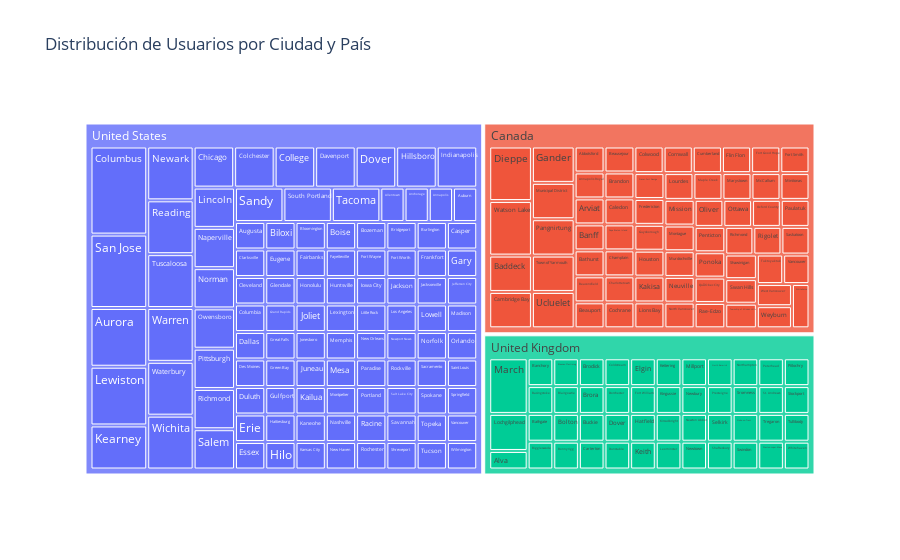

The code cell stored with this chart in its notebook:
### Markdown cell above
Exercici 5: Classifiquem les ciutats per país amb un treemap observem aquelles amb el nom més gran el seu count d'usuaris també ho és. Igual que l'exercici anterior tenim els 3 països USA, Canada  i UK, amb aquest mateix ordre trobem més quantitat de ciutats en el primer país mencionat i menor quantitat a l'úlim, UK. Així com la quantitat d'usuaris 150, 75, 50. Les ciutats amb més usuaris són Columbus amb 6, San Jose 5, Aurora i Lewiston 4, d'USA, a Canadà trobem max 3 usuaris en 2 ciutats i en UK també max 3 en una ciutat (March).

### Code cell
# Exercici 5 Dues variables categòriques.
import pandas as pd
import plotly.express as px
import sqlite3

# Conectar a la base de datos SQLite (ajusta esto según tu base de datos real)
import mysql.connector

cnx = mysql.connector.connect(user='root', password='root',
                              host='127.0.0.1',
                              database='sprint4')

# Consulta SQL para contar la cantidad de usuarios por ciudad y país
query = """
SELECT country, city, COUNT(id) as user_count
FROM users
GROUP BY country, city
"""

# Leer datos de la consulta SQL en un DataFrame de pandas
df = pd.read_sql_query(query, cnx)


# Crear el treemap con plotly
fig = px.treemap(df, path=['country', 'city'], values='user_count',
                 title='Distribución de Usuarios por Ciudad y País')

# Mostrar el treemap
fig.show()

### Figure 1 — Plotly figure (JSON) as saved in the notebook; plotly's stock layout.template omitted (floating-point values rounded to 4 significant figures; data arrays with more than 128 entries replaced by an {"elided": "..."} marker saying what was removed)
{"data": [{"branchvalues": "total", "domain": {"x": [0, 1], "y": [0, 1]}, "hovertemplate": "labels=%{label}<br>user_count=%{value}<br>parent=%{parent}<br>id=%{id}<extra></extra>", "ids": {"elided": "218 str values"}, "labels": {"elided": "218 str values"}, "name": "", "parents": {"elided": "218 str values"}, "type": "treemap", "values": {"elided": "218 int values"}}], "layout": {"legend": {"tracegroupgap": 0}, "title": {"text": "Distribución de Usuarios por Ciudad y País"}}}
